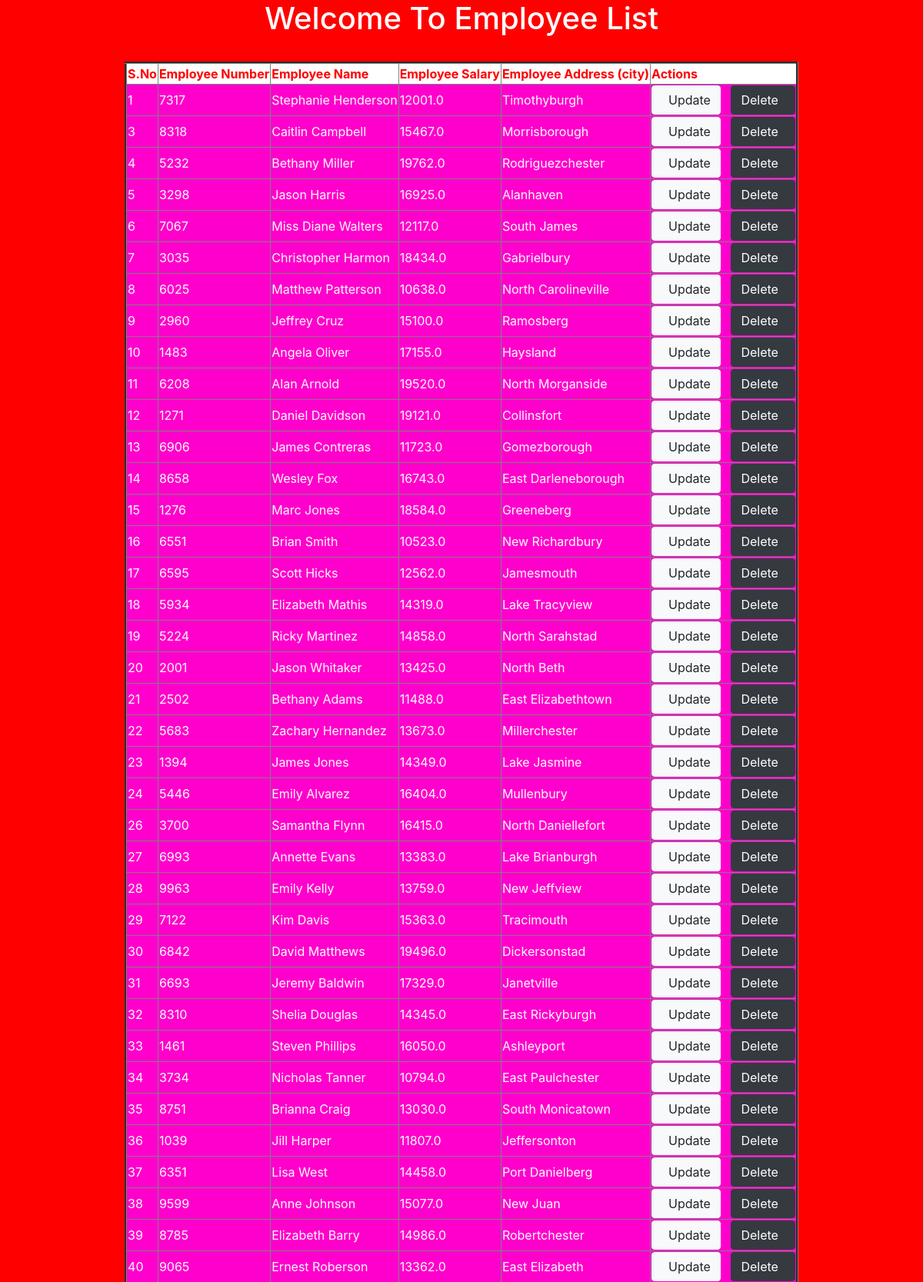
The page / (upper part) on the database its author committed.
### testapp/models.py (models this page shows)
class Employee (models.Model):
    eno=models.IntegerField()
    ename=models.CharField(max_length=30)
    esal=models.FloatField()
    ephn=models.BigIntegerField()
    eaddr = models.CharField(max_length=100)

### testapp/views.py (the view)
# urls.py: path('',views.retrieve_view),
def retrieve_view(request):
    emp_list = Employee.objects.all()
    return render(request,'testapp/index.html',{'emp_list':emp_list})

### templates/testapp/index.html (shortened to what this page needs)
<!DOCTYPE html>
{% extends 'testapp/base.html' %}
{% block body_block%}
<h1>Welcome To Employee List</h1>
<table border="3">
  <thead style="background:white; color:red;">
  <th> S.No</th>
    <th>Employee Number</th>
    <th>Employee Name</th>
    <th>Employee Salary</th>
    <th>Employee Address (city)</th>
    <th>Actions</th>
  </thead>
  {% for emp in emp_list %}
  <tr style="background:#ff00cc;">
    <td>{{emp.id}}</td>
    <td>{{emp.eno}}</td>
    <td>{{emp.ename}}</td>
    <td>{{emp.esal}}</td>
    <td>{{emp.eaddr}}</td>
    <td><a  class="btn btn-light"  href="/update/{{emp.id}}"> &nbsp; Update</a>&nbsp&nbsp
      <a  class="btn btn-dark"  href="/delete/{{emp.id}}">Delete &nbsp;</a></td>&nbsp;
  </tr>
  {% endfor %}
</table>
<br>
{% endblock %}

### templates/testapp/base.html (shortened to what this page needs)
<!DOCTYPE html>
<html lang="en">
<head>
    <link rel="stylesheet" href="https://cdn.jsdelivr.net/npm/bootstrap@4.6.2/dist/css/bootstrap.min.css">
  </head>
  <body>
    <div class="container" align='center'>
      {% block body_block%}
      {% endblock %}
    </div>
  </body>
</html>

### templates/testapp/base.html (style rules this page uses)
body { background:red; color:white; }
a { color:yellow; }

### rows shown on the page
Employee: id "1", eno "7317", ename "Stephanie Henderson", esal "12001.0", eaddr "Timothyburgh"
Employee: id "3", eno "8318", ename "Caitlin Campbell", esal "15467.0", eaddr "Morrisborough"
Employee: id "4", eno "5232", ename "Bethany Miller", esal "19762.0", eaddr "Rodriguezchester"
Employee: id "5", eno "3298", ename "Jason Harris", esal "16925.0", eaddr "Alanhaven"
Employee: id "6", eno "7067", ename "Miss Diane Walters", esal "12117.0", eaddr "South James"
Employee: id "7", eno "3035", ename "Christopher Harmon", esal "18434.0", eaddr "Gabrielbury"
Employee: id "8", eno "6025", ename "Matthew Patterson", esal "10638.0", eaddr "North Carolineville"
Employee: id "9", eno "2960", ename "Jeffrey Cruz", esal "15100.0", eaddr "Ramosberg"
Employee: id "10", eno "1483", ename "Angela Oliver", esal "17155.0", eaddr "Haysland"
Employee: id "11", eno "6208", ename "Alan Arnold", esal "19520.0", eaddr "North Morganside"
Employee: id "12", eno "1271", ename "Daniel Davidson", esal "19121.0", eaddr "Collinsfort"
Employee: id "13", eno "6906", ename "James Contreras", esal "11723.0", eaddr "Gomezborough"
Employee: id "14", eno "8658", ename "Wesley Fox", esal "16743.0", eaddr "East Darleneborough"
Employee: id "15", eno "1276", ename "Marc Jones", esal "18584.0", eaddr "Greeneberg"
Employee: id "16", eno "6551", ename "Brian Smith", esal "10523.0", eaddr "New Richardbury"
Employee: id "17", eno "6595", ename "Scott Hicks", esal "12562.0", eaddr "Jamesmouth"
Employee: id "18", eno "5934", ename "Elizabeth Mathis", esal "14319.0", eaddr "Lake Tracyview"
Employee: id "19", eno "5224", ename "Ricky Martinez", esal "14858.0", eaddr "North Sarahstad"
Employee: id "20", eno "2001", ename "Jason Whitaker", esal "13425.0", eaddr "North Beth"
Employee: id "21", eno "2502", ename "Bethany Adams", esal "11488.0", eaddr "East Elizabethtown"
Employee: id "22", eno "5683", ename "Zachary Hernandez", esal "13673.0", eaddr "Millerchester"
Employee: id "23", eno "1394", ename "James Jones", esal "14349.0", eaddr "Lake Jasmine"
Employee: id "24", eno "5446", ename "Emily Alvarez", esal "16404.0", eaddr "Mullenbury"
Employee: id "26", eno "3700", ename "Samantha Flynn", esal "16415.0", eaddr "North Daniellefort"
Employee: id "27", eno "6993", ename "Annette Evans", esal "13383.0", eaddr "Lake Brianburgh"
Employee: id "28", eno "9963", ename "Emily Kelly", esal "13759.0", eaddr "New Jeffview"
Employee: id "29", eno "7122", ename "Kim Davis", esal "15363.0", eaddr "Tracimouth"
Employee: id "30", eno "6842", ename "David Matthews", esal "19496.0", eaddr "Dickersonstad"
Employee: id "31", eno "6693", ename "Jeremy Baldwin", esal "17329.0", eaddr "Janetville"
Employee: id "32", eno "8310", ename "Shelia Douglas", esal "14345.0", eaddr "East Rickyburgh"
Employee: id "33", eno "1461", ename "Steven Phillips", esal "16050.0", eaddr "Ashleyport"
Employee: id "34", eno "3734", ename "Nicholas Tanner", esal "10794.0", eaddr "East Paulchester"
Employee: id "35", eno "8751", ename "Brianna Craig", esal "13030.0", eaddr "South Monicatown"
Employee: id "36", eno "1039", ename "Jill Harper", esal "11807.0", eaddr "Jeffersonton"
Employee: id "37", eno "6351", ename "Lisa West", esal "14458.0", eaddr "Port Danielberg"
Employee: id "38", eno "9599", ename "Anne Johnson", esal "15077.0", eaddr "New Juan"
Employee: id "39", eno "8785", ename "Elizabeth Barry", esal "14986.0", eaddr "Robertchester"
Employee: id "40", eno "9065", ename "Ernest Roberson", esal "13362.0", eaddr "East Elizabeth"
